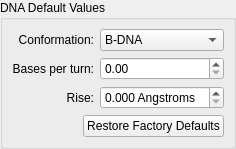
           <widget class="QGroupBox" name="groupBox" >
            <property name="title" >
             <string>DNA Default Values</string>
            </property>
            <layout class="QVBoxLayout" >
             <property name="margin" >
              <number>9</number>
             </property>
             <property name="spacing" >
              <number>6</number>
             </property>
             <item>
              <layout class="QGridLayout" >
               <property name="margin" >
                <number>0</number>
               </property>
               <property name="spacing" >
                <number>6</number>
               </property>
               <item row="1" column="0" >
                <widget class="QLabel" name="label_4" >
                 <property name="sizePolicy" >
                  <sizepolicy>
                   <hsizetype>1</hsizetype>
                   <vsizetype>5</vsizetype>
                   <horstretch>0</horstretch>
                   <verstretch>0</verstretch>
                  </sizepolicy>
                 </property>
                 <property name="text" >
                  <string>Bases per turn:</string>
                 </property>
                 <property name="alignment" >
                  <set>Qt::AlignRight|Qt::AlignTrailing|Qt::AlignVCenter</set>
                 </property>
                </widget>
               </item>
               <item row="1" column="1" >
                <widget class="QDoubleSpinBox" name="dnaBasesPerTurnDoubleSpinBox" >
                 <property name="decimals" >
                  <number>2</number>
                 </property>
                 <property name="singleStep" >
                  <double>0.100000000000000</double>
                 </property>
                </widget>
               </item>
               <item row="2" column="0" >
                <widget class="QLabel" name="label_6" >
                 <property name="text" >
                  <string>Rise:</string>
                 </property>
                 <property name="alignment" >
                  <set>Qt::AlignRight|Qt::AlignTrailing|Qt::AlignVCenter</set>
                 </property>
                </widget>
               </item>
               <item row="2" column="1" >
                <widget class="QDoubleSpinBox" name="dnaRiseDoubleSpinBox" >
                 <property name="suffix" >
                  <string> Angstroms</string>
                 </property>
                 <property name="decimals" >
                  <number>3</number>
                 </property>
                 <property name="singleStep" >
                  <double>0.010000000000000</double>
                 </property>
                </widget>
               </item>
               <item row="0" column="0" >
                <widget class="QLabel" name="label_11" >
                 <property name="sizePolicy" >
                  <sizepolicy>
                   <hsizetype>1</hsizetype>
                   <vsizetype>5</vsizetype>
                   <horstretch>0</horstretch>
                   <verstretch>0</verstretch>
                  </sizepolicy>
                 </property>
                 <property name="text" >
                  <string>Conformation:</string>
                 </property>
                 <property name="alignment" >
                  <set>Qt::AlignRight|Qt::AlignTrailing|Qt::AlignVCenter</set>
                 </property>
                </widget>
               </item>
               <item row="0" column="1" >
                <widget class="QComboBox" name="dnaConformationComboBox" >
                 <item>
                  <property name="text" >
                   <string>B-DNA</string>
                  </property>
                 </item>
                </widget>
               </item>
              </layout>
             </item>
             <item>
              <layout class="QHBoxLayout" >
               <property name="margin" >
                <number>0</number>
               </property>
               <property name="spacing" >
                <number>6</number>
               </property>
               <item>
                <spacer>
                 <property name="orientation" >
                  <enum>Qt::Horizontal</enum>
                 </property>
                 <property name="sizeHint" >
                  <size>
                   <width>40</width>
                   <height>20</height>
                  </size>
                 </property>
                </spacer>
               </item>
               <item>
                <widget class="QPushButton" name="dnaRestoreFactoryDefaultsPushButton" >
                 <property name="text" >
                  <string>Restore Factory Defaults</string>
                 </property>
                 <property name="autoDefault" >
                  <bool>false</bool>
                 </property>
                </widget>
               </item>
              </layout>
             </item>
            </layout>
           </widget>
